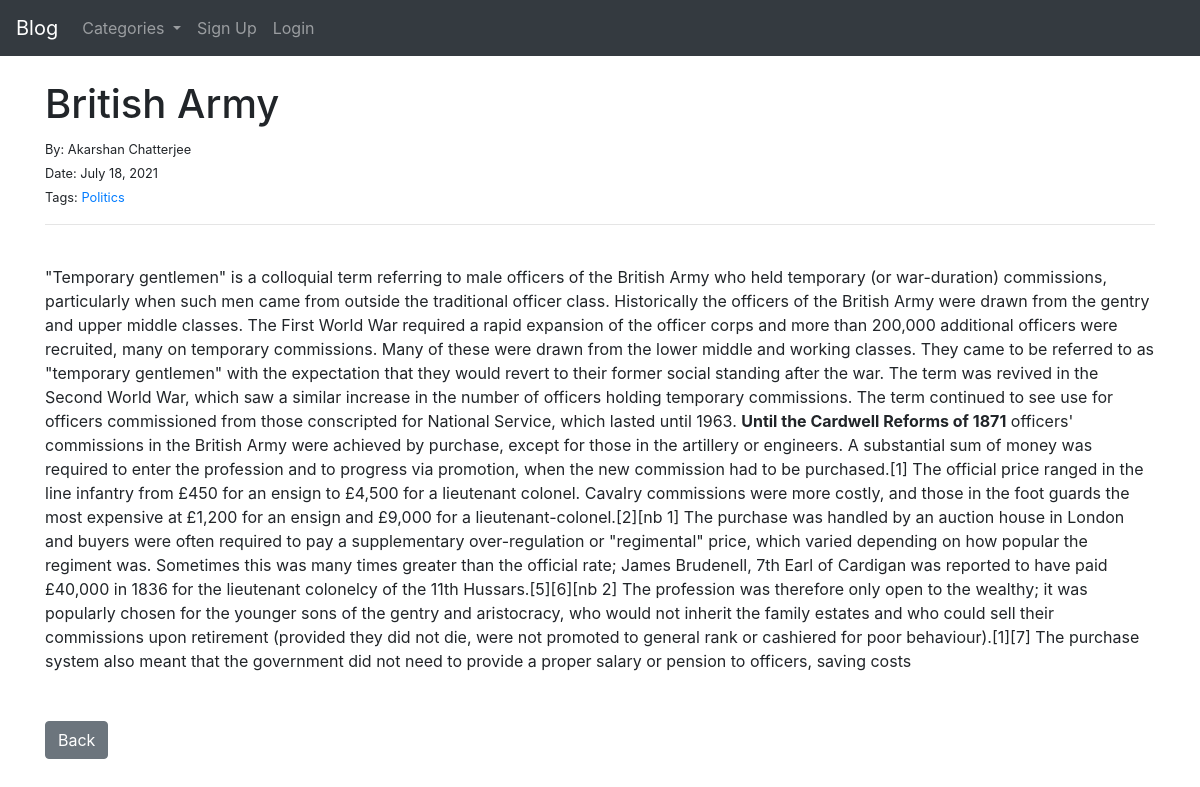
The page /blog/7 on the database its author committed.
### myblog/models.py (models this page shows, shortened)
class Post(models.Model):
    title = models.CharField(max_length=100)
    author = models.ForeignKey(User, on_delete=models.CASCADE)
    body = models.TextField()
    post_date = models.DateField(auto_now_add=True)
    category = models.CharField(max_length=100,default = 'general')

### myblog/views.py (the view)
# urls.py: path('blog/<int:pk>',BlogView.as_view(),name='blog-detail'),
class BlogView(DetailView):
    model = Post
    template_name = 'blog_detail.html'
    def get_context_data(self,*args, **kwargs):
        cat_menu = Category.objects.all()
        context = super(BlogView,self).get_context_data(*args,**kwargs)
        context["cat_menu"] = cat_menu
        return context

### myblog/models.py (called while the page is built)
    def __str__(self):
        return self.name

### myblog/templates/blog_detail.html (shortened to what this page needs)
{%  extends 'base.html' %}
{%block content%}
<h1>{{post.title}}</h1>
<small> By: {{post.author.first_name}} {{post.author.last_name}} </small><br/>
<small> Date: {{post.post_date}}</small><br/>
<small> Tags: <a href = "{% url 'cat-view' post.category %}">{{post.category}}</a></small><br/>
<hr>
<br/>
{{post.body|safe}}
<br/>
<br/>
<br/>
<a class="btn btn-secondary" href="{%url 'home'%}">Back</a>
{%endblock%}

### rows shown on the page
Post: title "British Army", author.first_name "Akarshan", author.last_name "Chatterjee", post_date "July 18, 2021", category "Politics", body "\"Temporary gentlemen\" is a colloquial term referring to male officers of the British Army who held temporary (or war-duration) commissions, particularly when such men came from outside the traditional officer class. Historically the officers of the British Army were drawn from the gentry and upper middle classes. The First World War required a rapid expansion of the officer corps and more than 200,000 additional officers were recruited, many on temporary commissions. Many of these were drawn from the lower middle and working classes. They came to be referred to as \"temporary gentlemen\" with the expectation that they would revert to their former social standing after the war. The term was…"
